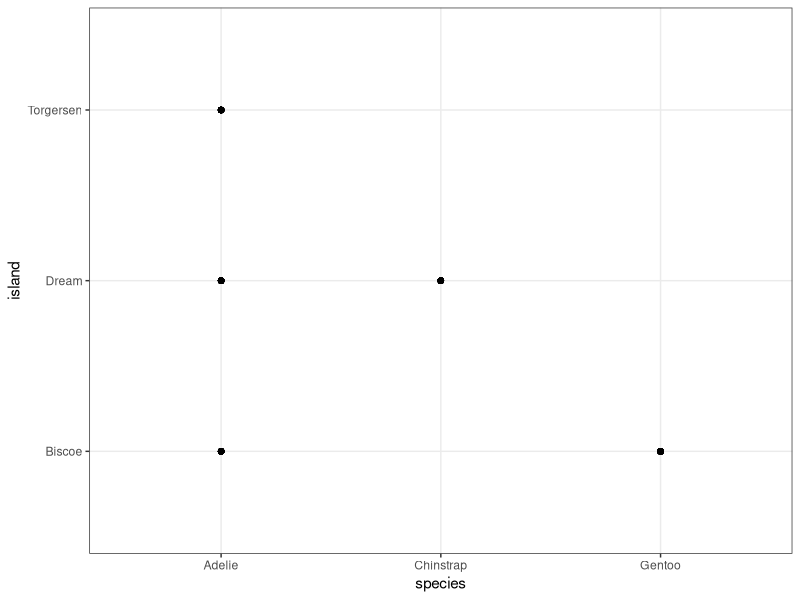
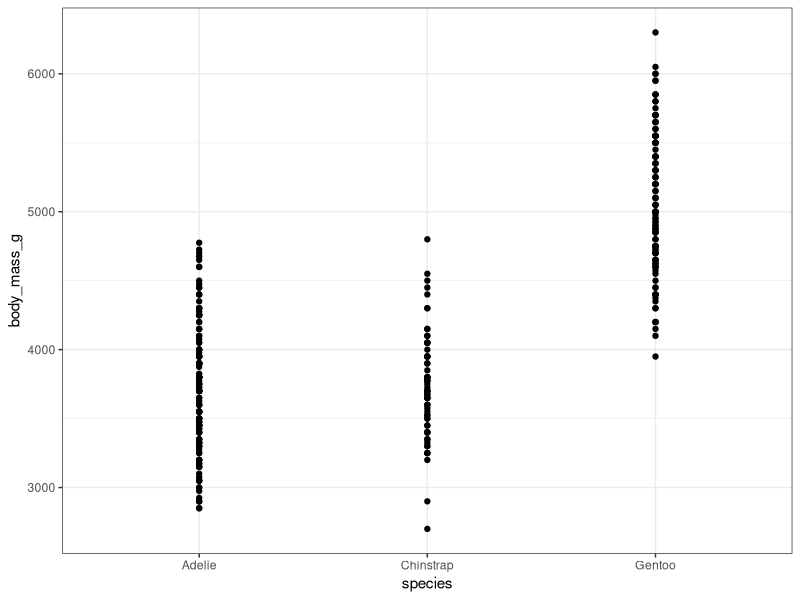

Reproduce these figures in R, in order.
# Palmer penguins

library(palmerpenguins)
library(tidyverse)

dat <- penguins

dat %>% ggplot() + 
  aes(x = species, y = island) +
  geom_point() + 
  theme_bw()

dat %>% ggplot() + 
  aes(x = species, y = body_mass_g) +
  geom_point() + 
  theme_bw()
